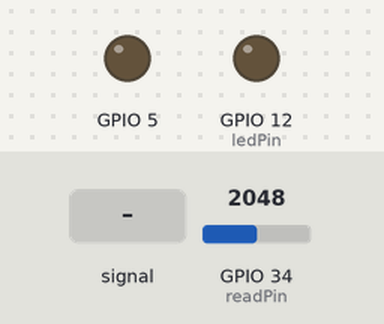
Simulated run of this sketch. Board: ESP32. Shown: output pins drawn as LEDs (lit = HIGH). Inputs (shaded band) come from the test bench; at power-on: GPIO 34 (readPin) = 2048. WiFi joins after 1.5 s; servers stay silent unless stated; what the sketch prints to the serial monitor is not drawn.

Above: at 1.2 s.
1.3 s: GPIO 34 (readPin) fed a 200 Hz sine of ±327 counts around its level
At 2.7 s:
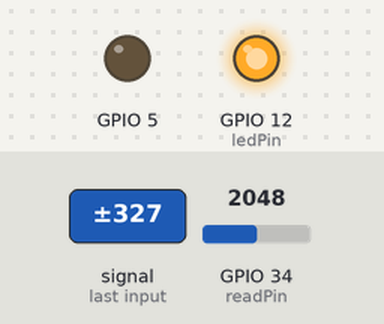
Timing chart, 0 to 4.3 s (numbered marks = the images above; inputs shaded):
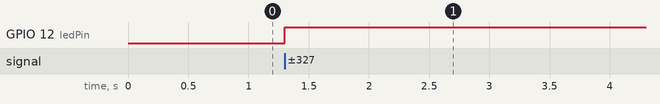

Measured:
- after the input at 1.3 s, GPIO 12 (ledPin): LOW → HIGH at once

The sketch:

version2Startup.ino
```cpp
TaskHandle_t Task1;
TaskHandle_t Task2;

#include <WiFi.h>
#include <FirebaseESP32.h>
#include <Wire.h>
#include <SH1106.h>

#define FIREBASE_HOST "fir-ac4d1-default-rtdb.firebaseio.com"
#define FIREBASE_AUTH "4eC30gYjL3a47h9bl5QpeVDJfVdDO9bnCLUsstSL"
#define readPin 34
#define ledPin 12
int potValue = 0;

int state = 0;
int velo = 0;
int veloTemp = 0;
int counter = 0;
int counter1 = 0;

static unsigned long time1 = 0 ;
unsigned long timeTemp1 = 0 ;
int time2 = 0;
int hour = 0;
int minute = 0;
unsigned long period;
String path = "test";
int arr[5] = { 0, 0, 0, 0, 0 };
FirebaseData firebaseData;
FirebaseData firebaseDataGet;
FirebaseJson json1;

const char *ssid = "LAB 307";
const char *password = "lab307307";

SH1106 display(0x3C, 21, 22);

void setup() {

  disableCore0WDT();
  disableCore1WDT();
  //create a task that will be executed in the Task1code() function, with priority 1 and executed on core 0
  xTaskCreatePinnedToCore(
    Task1code,   /* Task function. */
    "Task1",     /* name of task. */
    30000,       /* Stack size of task */
    NULL,        /* parameter of the task */
    1,           /* priority of the task */
    &Task1,      /* Task handle to keep track of created task */
    0);          /* pin task to core 0 */

  //create a task that will be executed in the Task2code() function, with priority 1 and executed on core 1
  xTaskCreatePinnedToCore(
    Task2code,   /* Task function. */
    "Task2",     /* name of task. */
    30000,       /* Stack size of task */
    NULL,        /* parameter of the task */
    1,           /* priority of the task */
    &Task2,      /* Task handle to keep track of created task */
    1);          /* pin task to core 1 */

}

//Task1code: blinks an LED every 1000 ms
void Task1code( void * pvParameters ) {
  Serial.begin(115200);
  pinMode(ledPin,OUTPUT);
  pinMode(5,OUTPUT);
  time1 = millis();
  state = analogRead(readPin);
  for (;;) {

    if ((analogRead(readPin) - state) > 20) {
      digitalWrite(ledPin,HIGH);
      period = millis() - time1;
      velo = (int)averageArr((int)(60000 / (int)period), arr);

      counter++;
    time2 = (8500 - counter) / (velo);
    hour = time2 / 60;
    minute = time2 - hour * 60;
    time1 = millis();

//      digitalWrite(ledPin,LOW);


    if (counter % 5 == 0) {
      veloTemp = velo;
    }
    if (veloTemp > 200) {
      digitalWrite(5, HIGH);
    }
    else {
      digitalWrite(5, LOW);
    }
     vTaskDelay(100);
    digitalWrite(ledPin, LOW);

    }

  }
}

//Task2code: blinks an LED every 700 ms
void Task2code( void * pvParameters ) {
  WiFi.mode(WIFI_STA);
  WiFi.begin(ssid, password);

  while (WiFi.waitForConnectResult() != WL_CONNECTED) {
    WiFi.begin(ssid, password);
  }
  WiFi.begin(ssid, password);
    Firebase.begin(FIREBASE_HOST, FIREBASE_AUTH);
  Firebase.reconnectWiFi(true);

  firebaseData.setResponseSize(1024);
  json1.clear().add(("count"), counter);
  Firebase.updateNode(firebaseData, path , json1);
  for(;;){
    Serial.println(counter);
    if(counter % 5 == 0){
      json1.add(("count"), counter);
      json1.add(("time"), time2);
      json1.add(("velo"),velo);
      Firebase.updateNode(firebaseData, path , json1);

    }
  }

}

void loop() {

}

int averageArr(int a, int* arr) {
  for (int i = 4; i > 0; i--) {
    arr[i] = arr[i - 1];
  }
  arr[0] = a;
  int sum = 0;
  for (int j = 0; j < 5; j++) {
    sum += arr[j];
  }
  return (int)sum / (int)5;
}
```
